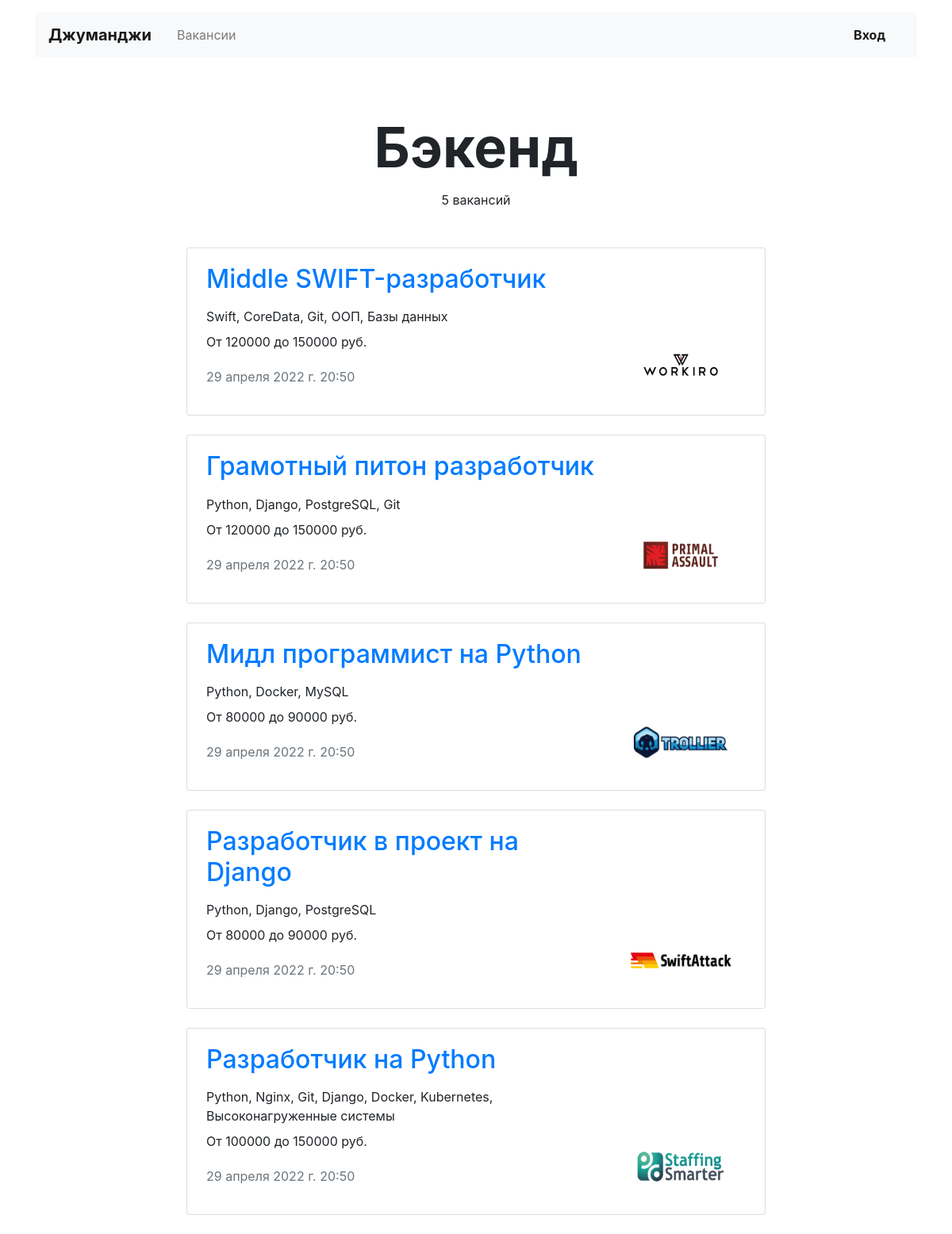
The page /vacancies/cat/backend/ on the database its author committed.
### job_site_app/models.py (models this page shows, shortened)
class Specialty(models.Model):
    code = models.CharField(max_length=50, verbose_name='Специализация')
    title = models.CharField(max_length=50, verbose_name='Название')
    picture = models.ImageField(upload_to='job_site_app/static/picture/', verbose_name='Картинка')
    class Meta:
        verbose_name_plural = 'Специальности'
        verbose_name = 'Специальность'
        ordering = ['title']

class Vacancy(models.Model):
    title = models.CharField(max_length=50, verbose_name='Вакансия')
    specialty = models.ForeignKey('Specialty', on_delete=models.CASCADE, related_name="specialty",
                                  verbose_name='Специальность')
    company = models.ForeignKey('Company', on_delete=models.CASCADE, related_name="company", verbose_name='Компания')
    skills = models.TextField(verbose_name='Навыки')
    description = models.TextField(verbose_name='Описание')
    salary_min = models.IntegerField(verbose_name='Минимальня зарплата')
    salary_max = models.IntegerField(verbose_name='Максимальная зарплата')
    published_at = models.DateTimeField(auto_now_add=True, verbose_name='Опубликовано')
    class Meta:
        verbose_name_plural = 'Вакансии'
        verbose_name = 'Вакансия'
        ordering = ['title']

class Company(models.Model):
    name = models.CharField(max_length=50, verbose_name='Компания')
    location = models.CharField(max_length=50, verbose_name='Город')
    logo = models.ImageField(upload_to='job_site_app/static/logo/', verbose_name='Лого')
    description = models.TextField(verbose_name='Информация о компании')
    employee_count = models.IntegerField(verbose_name='Количество сотрудников')
    owner = models.OneToOneField(User, null=True, on_delete=models.CASCADE,  related_name="owner", verbose_name='Владелец')
    class Meta:
        verbose_name_plural = 'Компании'
        verbose_name = 'Компания'
        ordering = ['name']

### job_site_app/views.py (the view)
# urls.py: path('vacancies/cat/<str:spec>/', SpecialtyListView.as_view(), name='specialization'),
class SpecialtyListView(ListView):
    model = Vacancy
    template_name = 'job_site_app/vacancies.html'
    def get_context_data(self, **kwargs):
        context = super(SpecialtyListView, self).get_context_data(**kwargs)
        context['vacancies'] = Vacancy.objects.filter(specialty__code=self.kwargs['spec'])
        context['special'] = Specialty.objects.get(code=self.kwargs['spec'])
        return context

### job_site_app/templates/job_site_app/vacancies.html
{% extends "layout/basic.html" %}
{% block content %}
  <main class="container mt-3">
    <section>
      {% if special %}
        <h1 class="h1 text-center mx-auto mt-4 pt-5" style="font-size: 70px;"><strong>{{ special.title }}</strong></h1>
      {% else %}
        <h1 class="h1 text-center mx-auto mt-4 pt-5" style="font-size: 70px;"><strong>Все вакансии</strong></h1>
      {% endif %}
      <p class="text-center pt-1">{{ vacancies.count }} вакансий</p>
      <div class="row mt-5">
        <div class="col-12 col-lg-8 offset-lg-2 m-auto">
          {% for vacancy in vacancies %}
          <div class="card mb-4">
            <div class="card-body px-4">
              <div class="row">
                <div class="col-12 col-md-8 col-lg-9">
                  <a href="{% url 'job:vacancy' vacancy.pk %}"><h2 class="h2 pb-2">{{ vacancy.title }}</h2></a>
                  <p class="mb-2">{{ vacancy.skills }}</p>
                  <p>От {{ vacancy.salary_min }} до {{ vacancy.salary_max }} руб.</p>
                  <p class="text-muted pt-1">{{ vacancy.published_at }}</p>
                </div>
                <div class="col-12 col-md-4 col-lg-3 d-flex align-items-end">
                  <a href="{% url 'job:vacancy' vacancy.pk %}"><img src="{{ vacancy.company.logo.url }}" width="130" height="80" alt="{{ vacancy.title }}"></a>
                </div>
              </div>
            </div>
          </div>
          {% endfor %}
        </div>
      </div>
    </section>
  </main>
{% endblock %}

### rows shown on the page
Specialty: title "Бэкенд"
Vacancy: title "Middle SWIFT-разработчик", skills "Swift, CoreData, Git, ООП, Базы данных", salary_min "120000", salary_max "150000", published_at "29 апреля 2022 г. 20:50", company.logo (picture)
Vacancy: title "Грамотный питон разработчик", skills "Python, Django, PostgreSQL, Git", salary_min "120000", salary_max "150000", published_at "29 апреля 2022 г. 20:50", company.logo (picture)
Vacancy: title "Мидл программист на Python", skills "Python, Docker, MySQL", salary_min "80000", salary_max "90000", published_at "29 апреля 2022 г. 20:50", company.logo (picture)
Vacancy: title "Разработчик в проект на Django", skills "Python, Django, PostgreSQL", salary_min "80000", salary_max "90000", published_at "29 апреля 2022 г. 20:50", company.logo (picture)
Vacancy: title "Разработчик на Python", skills "Python, Nginx, Git, Django, Docker, Kubernetes, Высоконагруженные системы", salary_min "100000", salary_max "150000", published_at "29 апреля 2022 г. 20:50", company.logo (picture)

### other values the page prints
{{ vacancies.count }} "5"
